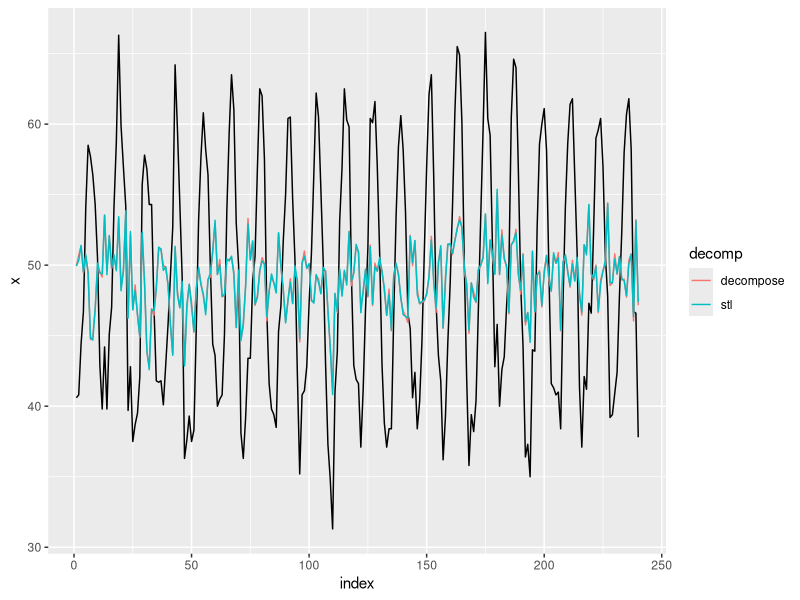

Generate this figure with R:
# r2py crawler metadata
# package: broom
# source_type: rd_example
# topic: augment.decomposed.ts.Rd
# source_file: C:\Users\bened\AppData\Local\R\win-library\4.5\broom\help
# lines: 52

suppressPackageStartupMessages(library(broom))
if (rlang::is_installed("ggplot2")) withAutoprint({ # examplesIf

# time series of temperatures in Nottingham, 1920-1939:
nottem

# perform seasonal decomposition on the data with both decompose
# and stl:
d1 <- decompose(nottem)
d2 <- stl(nottem, s.window = "periodic", robust = TRUE)

# compare the original series to its decompositions.

cbind(
  tidy(nottem), augment(d1),
  augment(d2)
)

# visually compare seasonal decompositions in tidy data frames.

library(tibble)
library(dplyr)
library(tidyr)
library(ggplot2)

decomps <- tibble(
  # turn the ts objects into data frames.
  series = list(as.data.frame(nottem), as.data.frame(nottem)),
  # add the models in, one for each row.
  decomp = c("decompose", "stl"),
  model = list(d1, d2)
) |>
  rowwise() |>
  # pull out the fitted data using broom::augment.
  mutate(augment = list(broom::augment(model))) |>
  ungroup() |>
  # unnest the data frames into a tidy arrangement of
  # the series next to its seasonal decomposition, grouped
  # by the method (stl or decompose).
  group_by(decomp) |>
  unnest(c(series, augment)) |>
  mutate(index = 1:n()) |>
  ungroup() |>
  select(decomp, index, x, adjusted = .seasadj)

ggplot(decomps) +
  geom_line(aes(x = index, y = x), colour = "black") +
  geom_line(aes(
    x = index, y = adjusted, colour = decomp,
    group = decomp
  ))
}) # examplesIf
